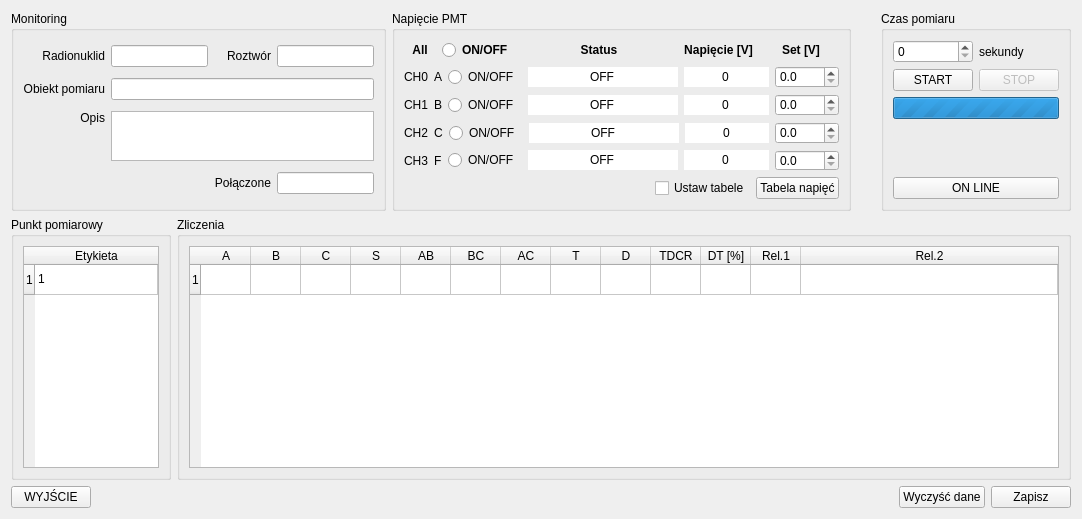
<?xml version="1.0" encoding="UTF-8"?>
<ui version="4.0">
 <class>MonitoringDialog</class>
 <widget class="QDialog" name="MonitoringDialog">
  <property name="geometry">
   <rect>
    <x>0</x>
    <y>0</y>
    <width>1082</width>
    <height>519</height>
   </rect>
  </property>
  <property name="windowTitle">
   <string>Monitoring - RecordTDK</string>
  </property>
  <layout class="QGridLayout" name="gridLayout_6">
   <item row="0" column="0" colspan="2">
    <widget class="QGroupBox" name="groupBox_2">
     <property name="maximumSize">
      <size>
       <width>16777215</width>
       <height>200</height>
      </size>
     </property>
     <property name="title">
      <string>Monitoring</string>
     </property>
     <layout class="QGridLayout" name="gridLayout_2">
      <item row="0" column="0">
       <widget class="QLabel" name="label_20">
        <property name="text">
         <string>Radionuklid</string>
        </property>
        <property name="alignment">
         <set>Qt::AlignRight|Qt::AlignTrailing|Qt::AlignVCenter</set>
        </property>
       </widget>
      </item>
      <item row="0" column="1">
       <widget class="QLineEdit" name="radionuclide_lineEdit">
        <property name="sizePolicy">
         <sizepolicy hsizetype="Preferred" vsizetype="Fixed">
          <horstretch>0</horstretch>
          <verstretch>0</verstretch>
         </sizepolicy>
        </property>
       </widget>
      </item>
      <item row="0" column="2">
       <widget class="QLabel" name="label_21">
        <property name="text">
         <string>Roztwór</string>
        </property>
        <property name="alignment">
         <set>Qt::AlignRight|Qt::AlignTrailing|Qt::AlignVCenter</set>
        </property>
       </widget>
      </item>
      <item row="0" column="3">
       <widget class="QLineEdit" name="solution_lineEdit">
        <property name="sizePolicy">
         <sizepolicy hsizetype="Preferred" vsizetype="Fixed">
          <horstretch>0</horstretch>
          <verstretch>0</verstretch>
         </sizepolicy>
        </property>
       </widget>
      </item>
      <item row="1" column="0">
       <widget class="QLabel" name="label_22">
        <property name="text">
         <string>Obiekt pomiaru</string>
        </property>
        <property name="alignment">
         <set>Qt::AlignRight|Qt::AlignTrailing|Qt::AlignVCenter</set>
        </property>
       </widget>
      </item>
      <item row="1" column="1" colspan="3">
       <widget class="QLineEdit" name="measObject_lineEdit">
        <property name="sizePolicy">
         <sizepolicy hsizetype="Preferred" vsizetype="Fixed">
          <horstretch>0</horstretch>
          <verstretch>0</verstretch>
         </sizepolicy>
        </property>
       </widget>
      </item>
      <item row="2" column="0">
       <widget class="QLabel" name="label_23">
        <property name="text">
         <string>Opis</string>
        </property>
        <property name="alignment">
         <set>Qt::AlignRight|Qt::AlignTop|Qt::AlignTrailing</set>
        </property>
       </widget>
      </item>
      <item row="3" column="2">
       <widget class="QLabel" name="label_24">
        <property name="text">
         <string>Połączone</string>
        </property>
        <property name="alignment">
         <set>Qt::AlignRight|Qt::AlignTrailing|Qt::AlignVCenter</set>
        </property>
       </widget>
      </item>
      <item row="3" column="3">
       <widget class="QLineEdit" name="linked_lineEdit">
        <property name="sizePolicy">
         <sizepolicy hsizetype="Preferred" vsizetype="Fixed">
          <horstretch>0</horstretch>
          <verstretch>0</verstretch>
         </sizepolicy>
        </property>
       </widget>
      </item>
      <item row="2" column="1" colspan="3">
       <widget class="QTextEdit" name="comment_textEdit">
        <property name="sizePolicy">
         <sizepolicy hsizetype="Preferred" vsizetype="Preferred">
          <horstretch>0</horstretch>
          <verstretch>0</verstretch>
         </sizepolicy>
        </property>
        <property name="maximumSize">
         <size>
          <width>16777215</width>
          <height>50</height>
         </size>
        </property>
       </widget>
      </item>
     </layout>
    </widget>
   </item>
   <item row="0" column="2">
    <widget class="QGroupBox" name="groupBox">
     <property name="maximumSize">
      <size>
       <width>16777215</width>
       <height>200</height>
      </size>
     </property>
     <property name="title">
      <string>Napięcie PMT</string>
     </property>
     <layout class="QGridLayout" name="gridLayout">
      <item row="0" column="0">
       <layout class="QHBoxLayout" name="horizontalLayout_9">
        <item>
         <widget class="QLabel" name="label_17">
          <property name="maximumSize">
           <size>
            <width>32</width>
            <height>16777215</height>
           </size>
          </property>
          <property name="font">
           <font>
            <weight>75</weight>
            <bold>true</bold>
           </font>
          </property>
          <property name="text">
           <string>All</string>
          </property>
          <property name="alignment">
           <set>Qt::AlignCenter</set>
          </property>
         </widget>
        </item>
        <item>
         <widget class="QRadioButton" name="allChannel_radioButton">
          <property name="font">
           <font>
            <weight>75</weight>
            <bold>true</bold>
           </font>
          </property>
          <property name="text">
           <string>ON/OFF</string>
          </property>
          <property name="checked">
           <bool>false</bool>
          </property>
          <property name="autoExclusive">
           <bool>false</bool>
          </property>
         </widget>
        </item>
        <item>
         <widget class="QLabel" name="label_18">
          <property name="minimumSize">
           <size>
            <width>150</width>
            <height>0</height>
           </size>
          </property>
          <property name="font">
           <font>
            <weight>75</weight>
            <bold>true</bold>
           </font>
          </property>
          <property name="text">
           <string>Status</string>
          </property>
          <property name="alignment">
           <set>Qt::AlignCenter</set>
          </property>
         </widget>
        </item>
        <item>
         <widget class="QLabel" name="label_26">
          <property name="font">
           <font>
            <weight>75</weight>
            <bold>true</bold>
           </font>
          </property>
          <property name="text">
           <string>Napięcie [V]</string>
          </property>
          <property name="alignment">
           <set>Qt::AlignCenter</set>
          </property>
         </widget>
        </item>
        <item>
         <widget class="QLabel" name="label_19">
          <property name="font">
           <font>
            <weight>75</weight>
            <bold>true</bold>
           </font>
          </property>
          <property name="text">
           <string>Set [V]</string>
          </property>
          <property name="alignment">
           <set>Qt::AlignCenter</set>
          </property>
         </widget>
        </item>
       </layout>
      </item>
      <item row="1" column="0">
       <layout class="QHBoxLayout" name="horizontalLayout">
        <item>
         <widget class="QLabel" name="label">
          <property name="text">
           <string>CH0</string>
          </property>
         </widget>
        </item>
        <item>
         <widget class="QLabel" name="label_2">
          <property name="text">
           <string>A</string>
          </property>
         </widget>
        </item>
        <item>
         <widget class="QRadioButton" name="channel0_radioButton">
          <property name="minimumSize">
           <size>
            <width>74</width>
            <height>0</height>
           </size>
          </property>
          <property name="text">
           <string>ON/OFF</string>
          </property>
          <property name="checked">
           <bool>false</bool>
          </property>
          <property name="autoExclusive">
           <bool>false</bool>
          </property>
         </widget>
        </item>
        <item>
         <widget class="QLineEdit" name="statusCh0_lineEdit">
          <property name="sizePolicy">
           <sizepolicy hsizetype="Preferred" vsizetype="Fixed">
            <horstretch>0</horstretch>
            <verstretch>0</verstretch>
           </sizepolicy>
          </property>
          <property name="minimumSize">
           <size>
            <width>150</width>
            <height>0</height>
           </size>
          </property>
          <property name="text">
           <string>OFF</string>
          </property>
          <property name="frame">
           <bool>false</bool>
          </property>
          <property name="alignment">
           <set>Qt::AlignCenter</set>
          </property>
          <property name="readOnly">
           <bool>true</bool>
          </property>
         </widget>
        </item>
        <item>
         <widget class="QLineEdit" name="monCh0_lineEdit">
          <property name="sizePolicy">
           <sizepolicy hsizetype="Preferred" vsizetype="Fixed">
            <horstretch>0</horstretch>
            <verstretch>0</verstretch>
           </sizepolicy>
          </property>
          <property name="minimumSize">
           <size>
            <width>79</width>
            <height>0</height>
           </size>
          </property>
          <property name="text">
           <string>0</string>
          </property>
          <property name="frame">
           <bool>false</bool>
          </property>
          <property name="alignment">
           <set>Qt::AlignCenter</set>
          </property>
          <property name="readOnly">
           <bool>true</bool>
          </property>
         </widget>
        </item>
        <item>
         <widget class="QDoubleSpinBox" name="setCh0_doubleSpinBox">
          <property name="sizePolicy">
           <sizepolicy hsizetype="Expanding" vsizetype="Fixed">
            <horstretch>0</horstretch>
            <verstretch>0</verstretch>
           </sizepolicy>
          </property>
          <property name="decimals">
           <number>1</number>
          </property>
          <property name="maximum">
           <double>3000.000000000000000</double>
          </property>
          <property name="singleStep">
           <double>50.000000000000000</double>
          </property>
         </widget>
        </item>
       </layout>
      </item>
      <item row="2" column="0">
       <layout class="QHBoxLayout" name="horizontalLayout_3">
        <item>
         <widget class="QLabel" name="label_5">
          <property name="text">
           <string>CH1</string>
          </property>
         </widget>
        </item>
        <item>
         <widget class="QLabel" name="label_6">
          <property name="text">
           <string>B</string>
          </property>
         </widget>
        </item>
        <item>
         <widget class="QRadioButton" name="channel1_radioButton">
          <property name="minimumSize">
           <size>
            <width>74</width>
            <height>0</height>
           </size>
          </property>
          <property name="text">
           <string>ON/OFF</string>
          </property>
          <property name="checked">
           <bool>false</bool>
          </property>
          <property name="autoExclusive">
           <bool>false</bool>
          </property>
         </widget>
        </item>
        <item>
         <widget class="QLineEdit" name="statusCh1_lineEdit">
          <property name="sizePolicy">
           <sizepolicy hsizetype="Preferred" vsizetype="Fixed">
            <horstretch>0</horstretch>
            <verstretch>0</verstretch>
           </sizepolicy>
          </property>
          <property name="minimumSize">
           <size>
            <width>150</width>
            <height>0</height>
           </size>
          </property>
          <property name="text">
           <string>OFF</string>
          </property>
          <property name="frame">
           <bool>false</bool>
          </property>
          <property name="alignment">
           <set>Qt::AlignCenter</set>
          </property>
          <property name="readOnly">
           <bool>true</bool>
          </property>
         </widget>
        </item>
        <item>
         <widget class="QLineEdit" name="monCh1_lineEdit">
          <property name="sizePolicy">
           <sizepolicy hsizetype="Preferred" vsizetype="Fixed">
            <horstretch>0</horstretch>
            <verstretch>0</verstretch>
           </sizepolicy>
          </property>
          <property name="minimumSize">
           <size>
            <width>79</width>
            <height>0</height>
           </size>
          </property>
          <property name="text">
           <string>0</string>
          </property>
          <property name="frame">
           <bool>false</bool>
          </property>
          <property name="alignment">
           <set>Qt::AlignCenter</set>
          </property>
          <property name="readOnly">
           <bool>true</bool>
          </property>
         </widget>
        </item>
        <item>
         <widget class="QDoubleSpinBox" name="setCh1_doubleSpinBox">
          <property name="sizePolicy">
           <sizepolicy hsizetype="Expanding" vsizetype="Fixed">
            <horstretch>0</horstretch>
            <verstretch>0</verstretch>
           </sizepolicy>
          </property>
          <property name="decimals">
           <number>1</number>
          </property>
          <property name="maximum">
           <double>3000.000000000000000</double>
          </property>
          <property name="singleStep">
           <double>50.000000000000000</double>
          </property>
         </widget>
        </item>
       </layout>
      </item>
      <item row="3" column="0">
       <layout class="QHBoxLayout" name="horizontalLayout_4">
        <item>
         <widget class="QLabel" name="label_7">
          <property name="text">
           <string>CH2</string>
          </property>
         </widget>
        </item>
        <item>
         <widget class="QLabel" name="label_8">
          <property name="text">
           <string>C</string>
          </property>
         </widget>
        </item>
        <item>
         <widget class="QRadioButton" name="channel2_radioButton">
          <property name="minimumSize">
           <size>
            <width>74</width>
            <height>0</height>
           </size>
          </property>
          <property name="text">
           <string>ON/OFF</string>
          </property>
          <property name="checked">
           <bool>false</bool>
          </property>
          <property name="autoExclusive">
           <bool>false</bool>
          </property>
         </widget>
        </item>
        <item>
         <widget class="QLineEdit" name="statusCh2_lineEdit">
          <property name="sizePolicy">
           <sizepolicy hsizetype="Preferred" vsizetype="Fixed">
            <horstretch>0</horstretch>
            <verstretch>0</verstretch>
           </sizepolicy>
          </property>
          <property name="minimumSize">
           <size>
            <width>150</width>
            <height>0</height>
           </size>
          </property>
          <property name="text">
           <string>OFF</string>
          </property>
          <property name="frame">
           <bool>false</bool>
          </property>
          <property name="alignment">
           <set>Qt::AlignCenter</set>
          </property>
          <property name="readOnly">
           <bool>true</bool>
          </property>
         </widget>
        </item>
        <item>
         <widget class="QLineEdit" name="monCh2_lineEdit">
          <property name="sizePolicy">
           <sizepolicy hsizetype="Preferred" vsizetype="Fixed">
            <horstretch>0</horstretch>
            <verstretch>0</verstretch>
           </sizepolicy>
          </property>
          <property name="minimumSize">
           <size>
            <width>79</width>
            <height>0</height>
           </size>
          </property>
          <property name="text">
           <string>0</string>
          </property>
          <property name="frame">
           <bool>false</bool>
          </property>
          <property name="alignment">
           <set>Qt::AlignCenter</set>
          </property>
          <property name="readOnly">
           <bool>true</bool>
          </property>
         </widget>
        </item>
        <item>
         <widget class="QDoubleSpinBox" name="setCh2_doubleSpinBox">
          <property name="sizePolicy">
           <sizepolicy hsizetype="Expanding" vsizetype="Fixed">
            <horstretch>0</horstretch>
            <verstretch>0</verstretch>
           </sizepolicy>
          </property>
          <property name="decimals">
           <number>1</number>
          </property>
          <property name="maximum">
           <double>3000.000000000000000</double>
          </property>
          <property name="singleStep">
           <double>50.000000000000000</double>
          </property>
         </widget>
        </item>
       </layout>
      </item>
      <item row="4" column="0">
       <layout class="QHBoxLayout" name="horizontalLayout_8">
        <item>
         <widget class="QLabel" name="label_15">
          <property name="text">
           <string>CH3</string>
          </property>
         </widget>
        </item>
        <item>
         <widget class="QLabel" name="label_16">
          <property name="text">
           <string>F</string>
          </property>
         </widget>
        </item>
        <item>
         <widget class="QRadioButton" name="channel3_radioButton">
          <property name="minimumSize">
           <size>
            <width>74</width>
            <height>0</height>
           </size>
          </property>
          <property name="text">
           <string>ON/OFF</string>
          </property>
          <property name="checked">
           <bool>false</bool>
          </property>
          <property name="autoExclusive">
           <bool>false</bool>
          </property>
         </widget>
        </item>
        <item>
         <widget class="QLineEdit" name="statusCh3_lineEdit">
          <property name="sizePolicy">
           <sizepolicy hsizetype="Preferred" vsizetype="Fixed">
            <horstretch>0</horstretch>
            <verstretch>0</verstretch>
           </sizepolicy>
          </property>
          <property name="minimumSize">
           <size>
            <width>150</width>
            <height>0</height>
           </size>
          </property>
          <property name="text">
           <string>OFF</string>
          </property>
          <property name="frame">
           <bool>false</bool>
          </property>
          <property name="alignment">
           <set>Qt::AlignCenter</set>
          </property>
          <property name="readOnly">
           <bool>true</bool>
          </property>
         </widget>
        </item>
        <item>
         <widget class="QLineEdit" name="monCh3_lineEdit">
          <property name="sizePolicy">
           <sizepolicy hsizetype="Preferred" vsizetype="Fixed">
            <horstretch>0</horstretch>
            <verstretch>0</verstretch>
           </sizepolicy>
          </property>
          <property name="minimumSize">
           <size>
            <width>79</width>
            <height>0</height>
           </size>
          </property>
          <property name="text">
           <string>0</string>
          </property>
          <property name="frame">
           <bool>false</bool>
          </property>
          <property name="alignment">
           <set>Qt::AlignCenter</set>
          </property>
          <property name="readOnly">
           <bool>true</bool>
          </property>
         </widget>
        </item>
        <item>
         <widget class="QDoubleSpinBox" name="setCh3_doubleSpinBox">
          <property name="sizePolicy">
           <sizepolicy hsizetype="Expanding" vsizetype="Fixed">
            <horstretch>0</horstretch>
            <verstretch>0</verstretch>
           </sizepolicy>
          </property>
          <property name="decimals">
           <number>1</number>
          </property>
          <property name="maximum">
           <double>3000.000000000000000</double>
          </property>
          <property name="singleStep">
           <double>50.000000000000000</double>
          </property>
         </widget>
        </item>
       </layout>
      </item>
      <item row="5" column="0">
       <layout class="QHBoxLayout" name="horizontalLayout_10">
        <item>
         <spacer name="horizontalSpacer">
          <property name="orientation">
           <enum>Qt::Horizontal</enum>
          </property>
          <property name="sizeHint" stdset="0">
           <size>
            <width>40</width>
            <height>20</height>
           </size>
          </property>
         </spacer>
        </item>
        <item>
         <widget class="QCheckBox" name="setTable_checkBox">
          <property name="text">
           <string>Ustaw tabele</string>
          </property>
         </widget>
        </item>
        <item>
         <widget class="QPushButton" name="voltageTable_pushButton">
          <property name="text">
           <string>Tabela napięć</string>
          </property>
          <property name="autoDefault">
           <bool>false</bool>
          </property>
         </widget>
        </item>
       </layout>
      </item>
     </layout>
    </widget>
   </item>
   <item row="0" column="3">
    <spacer name="horizontalSpacer_2">
     <property name="orientation">
      <enum>Qt::Horizontal</enum>
     </property>
     <property name="sizeHint" stdset="0">
      <size>
       <width>40</width>
       <height>20</height>
      </size>
     </property>
    </spacer>
   </item>
   <item row="0" column="4">
    <widget class="QGroupBox" name="groupBox_3">
     <property name="maximumSize">
      <size>
       <width>16777215</width>
       <height>200</height>
      </size>
     </property>
     <property name="title">
      <string>Czas pomiaru</string>
     </property>
     <layout class="QGridLayout" name="gridLayout_5">
      <item row="2" column="0" colspan="2">
       <widget class="QProgressBar" name="time_progressBar">
        <property name="maximum">
         <number>0</number>
        </property>
        <property name="value">
         <number>0</number>
        </property>
        <property name="alignment">
         <set>Qt::AlignCenter</set>
        </property>
        <property name="format">
         <string>%v z %m sekund</string>
        </property>
       </widget>
      </item>
      <item row="0" column="0">
       <widget class="QSpinBox" name="time_spinBox"/>
      </item>
      <item row="0" column="1">
       <widget class="QLabel" name="label_25">
        <property name="text">
         <string>sekundy</string>
        </property>
       </widget>
      </item>
      <item row="1" column="1">
       <widget class="QPushButton" name="stop_pushButton">
        <property name="enabled">
         <bool>false</bool>
        </property>
        <property name="text">
         <string>STOP</string>
        </property>
        <property name="autoDefault">
         <bool>false</bool>
        </property>
       </widget>
      </item>
      <item row="1" column="0">
       <widget class="QPushButton" name="start_pushButton">
        <property name="text">
         <string>START</string>
        </property>
        <property name="autoDefault">
         <bool>false</bool>
        </property>
       </widget>
      </item>
      <item row="4" column="0" colspan="2">
       <widget class="QPushButton" name="online_pushButton">
        <property name="text">
         <string>ON LINE</string>
        </property>
        <property name="checkable">
         <bool>true</bool>
        </property>
        <property name="autoDefault">
         <bool>false</bool>
        </property>
       </widget>
      </item>
      <item row="3" column="0">
       <spacer name="verticalSpacer">
        <property name="orientation">
         <enum>Qt::Vertical</enum>
        </property>
        <property name="sizeHint" stdset="0">
         <size>
          <width>20</width>
          <height>40</height>
         </size>
        </property>
       </spacer>
      </item>
     </layout>
    </widget>
   </item>
   <item row="1" column="0">
    <widget class="QGroupBox" name="groupBox_4">
     <property name="sizePolicy">
      <sizepolicy hsizetype="Preferred" vsizetype="Expanding">
       <horstretch>0</horstretch>
       <verstretch>0</verstretch>
      </sizepolicy>
     </property>
     <property name="maximumSize">
      <size>
       <width>160</width>
       <height>16777215</height>
      </size>
     </property>
     <property name="title">
      <string>Punkt pomiarowy</string>
     </property>
     <layout class="QGridLayout" name="gridLayout_3">
      <item row="0" column="0">
       <widget class="QTableWidget" name="tag_tableWidget">
        <attribute name="horizontalHeaderDefaultSectionSize">
         <number>50</number>
        </attribute>
        <attribute name="horizontalHeaderStretchLastSection">
         <bool>true</bool>
        </attribute>
        <row>
         <property name="text">
          <string>1</string>
         </property>
        </row>
        <column>
         <property name="text">
          <string>Etykieta</string>
         </property>
        </column>
        <item row="0" column="0">
         <property name="text">
          <string>1</string>
         </property>
        </item>
       </widget>
      </item>
     </layout>
    </widget>
   </item>
   <item row="1" column="1" colspan="4">
    <widget class="QGroupBox" name="groupBox_5">
     <property name="sizePolicy">
      <sizepolicy hsizetype="Preferred" vsizetype="Expanding">
       <horstretch>0</horstretch>
       <verstretch>0</verstretch>
      </sizepolicy>
     </property>
     <property name="title">
      <string>Zliczenia</string>
     </property>
     <layout class="QGridLayout" name="gridLayout_4">
      <item row="0" column="0">
       <widget class="QTableWidget" name="counts_tableWidget">
        <property name="editTriggers">
         <set>QAbstractItemView::NoEditTriggers</set>
        </property>
        <property name="alternatingRowColors">
         <bool>true</bool>
        </property>
        <property name="selectionMode">
         <enum>QAbstractItemView::SingleSelection</enum>
        </property>
        <property name="selectionBehavior">
         <enum>QAbstractItemView::SelectRows</enum>
        </property>
        <property name="showGrid">
         <bool>true</bool>
        </property>
        <attribute name="horizontalHeaderDefaultSectionSize">
         <number>50</number>
        </attribute>
        <attribute name="horizontalHeaderStretchLastSection">
         <bool>true</bool>
        </attribute>
        <row>
         <property name="text">
          <string>1</string>
         </property>
        </row>
        <column>
         <property name="text">
          <string>A</string>
         </property>
        </column>
        <column>
         <property name="text">
          <string>B</string>
         </property>
        </column>
        <column>
         <property name="text">
          <string>C</string>
         </property>
        </column>
        <column>
         <property name="text">
          <string>S</string>
         </property>
        </column>
        <column>
         <property name="text">
          <string>AB</string>
         </property>
        </column>
        <column>
         <property name="text">
          <string>BC</string>
         </property>
        </column>
        <column>
         <property name="text">
          <string>AC</string>
         </property>
        </column>
        <column>
         <property name="text">
          <string>T</string>
         </property>
        </column>
        <column>
         <property name="text">
          <string>D</string>
         </property>
        </column>
        <column>
         <property name="text">
          <string>TDCR</string>
         </property>
        </column>
        <column>
         <property name="text">
          <string>DT [%]</string>
         </property>
        </column>
        <column>
         <property name="text">
          <string>Rel.1</string>
         </property>
        </column>
        <column>
         <property name="text">
          <string>Rel.2</string>
         </property>
        </column>
       </widget>
      </item>
     </layout>
    </widget>
   </item>
   <item row="2" column="0" colspan="5">
    <layout class="QHBoxLayout" name="horizontalLayout_11">
     <item>
      <widget class="QPushButton" name="exit_pushButton">
       <property name="text">
        <string>WYJŚCIE</string>
       </property>
       <property name="autoDefault">
        <bool>false</bool>
       </property>
      </widget>
     </item>
     <item>
      <spacer name="horizontalSpacer_3">
       <property name="orientation">
        <enum>Qt::Horizontal</enum>
       </property>
       <property name="sizeHint" stdset="0">
        <size>
         <width>608</width>
         <height>20</height>
        </size>
       </property>
      </spacer>
     </item>
     <item>
      <widget class="QPushButton" name="clearData_pushButton">
       <property name="text">
        <string>Wyczyść dane</string>
       </property>
       <property name="autoDefault">
        <bool>false</bool>
       </property>
      </widget>
     </item>
     <item>
      <widget class="QPushButton" name="saveData_pushButton">
       <property name="text">
        <string>Zapisz</string>
       </property>
       <property name="autoDefault">
        <bool>false</bool>
       </property>
      </widget>
     </item>
    </layout>
   </item>
  </layout>
 </widget>
 <resources/>
 <connections/>
</ui>
